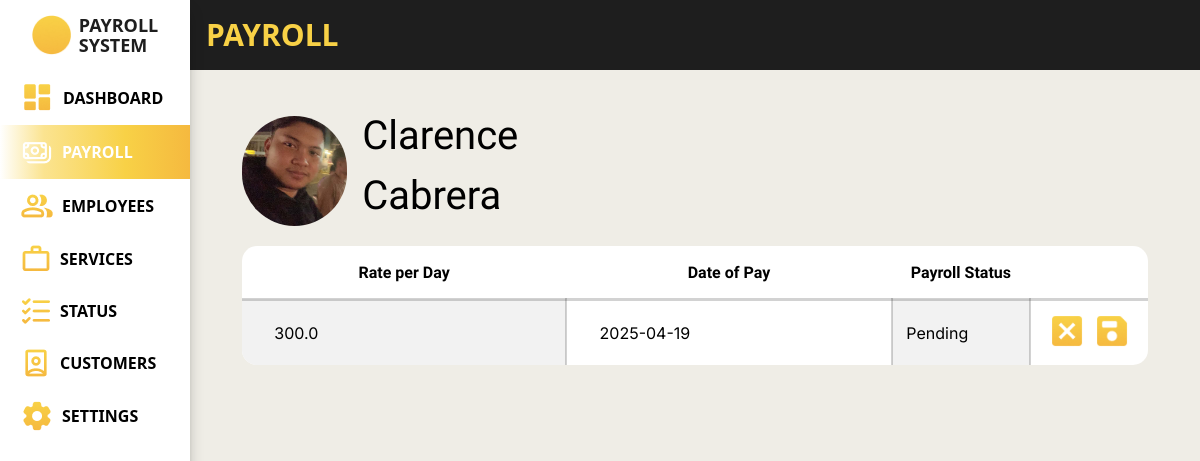
Before: /payroll_system/payroll_edit/5/ (signed in) with the older database file.
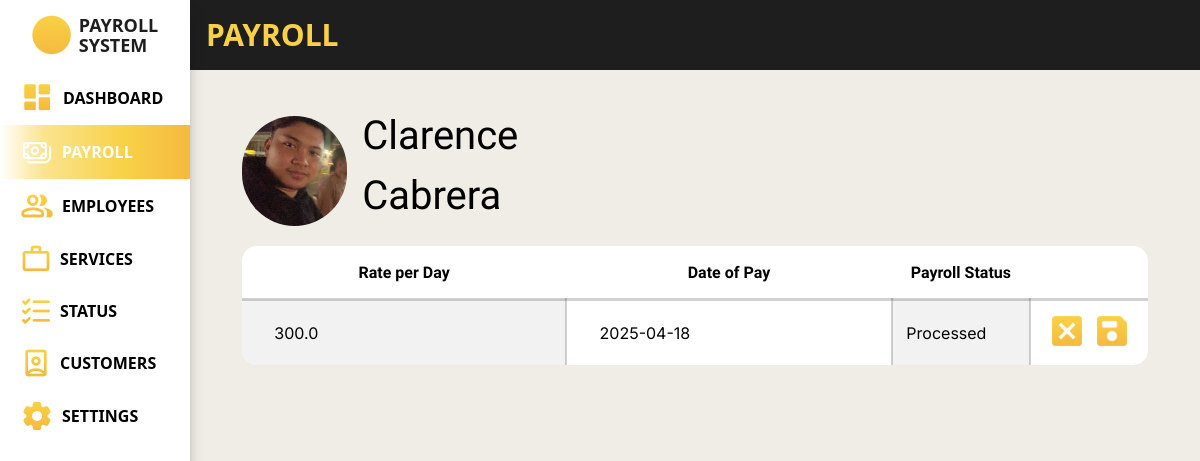
After: the same page with the newer database file.
### payroll_system/models.py (models this page shows)
class Payroll(models.Model):
    class PayrollStatus(models.TextChoices):
        PENDING = 'PENDING', _('Pending')
        PROCESSED = 'PROCESSED', _('Processed')
    payroll_id = models.AutoField(primary_key=True)
    rate = models.FloatField(default=0, null=False)
    incentives = models.FloatField(default=0, null=False)
    payroll_status = models.CharField(max_length=9, choices=PayrollStatus.choices, default=PayrollStatus.PENDING, null=True, blank=True)
    deductions = models.FloatField(default=0, null=False)
    salary = models.FloatField(default=0, null=False)
    cash_advance = models.FloatField(default=0, null=False)
    under_time = models.FloatField(default=0, null=False)
    payment_date = models.DateField(null=False)
    employee_id_fk = models.ForeignKey(Employee, on_delete=models.CASCADE, related_name='payrolls')
    attendance_id_fk = models.ForeignKey(Attendance, null=True, blank=True, on_delete=models.CASCADE)

### payroll_system/views.py (the view)
# urls.py: path('payroll_edit/<int:employee_id>/', views.payroll_edit , name='payroll_edit'),
@login_required
def payroll_edit(request, employee_id):
    employee = Employee.objects.get(employee_id=employee_id)
    today = timezone.now().date()
    try:
        payroll = Payroll.objects.get(
            employee_id_fk=employee,
            payment_date__gte=today
        )
    except Payroll.DoesNotExist:
        payroll = Payroll(employee_id_fk=employee)
        payroll.payment_date = today + timezone.timedelta(days=7)
        try:
            prev_payroll = Payroll.objects.filter(
                employee_id_fk=employee
            ).latest('payment_date')
            payroll.rate = prev_payroll.rate
            payroll.incentives = prev_payroll.incentives
            payroll.payroll_status = prev_payroll.payroll_status
        except Payroll.DoesNotExist:
            pass
    if request.method == 'POST':
        form = PayrollForm(request.POST, instance=payroll)
        if form.is_valid():
            form.save()
            History.objects.create(description=f"Payroll for {employee.first_name} {employee.last_name} ({employee.employee_id}) was updated.")
            return redirect('payroll_system:payroll_individual', employee_id=employee_id)
    else:
        form = PayrollForm(instance=payroll)
    latest_payroll = employee.payrolls.order_by('-payment_date').first()
    context = {
        'form': form,
        'employee': employee,
        'latest_payroll': latest_payroll
    }
    return render(request, 'payroll_system/payroll_edit.html', context)

### payroll_system/forms.py (shortened to what this page needs)
class PayrollForm(ModelForm):
    class Meta:
        model = Payroll
        fields = ('rate', 'payment_date', 'payroll_status')
        widgets = {
            'rate': forms.NumberInput(),
            'payment_date': forms.DateInput(),
            'payroll_status': forms.Select()
        }

### payroll_system/templates/payroll_system/payroll_edit.html (shortened to what the changed rows need)
{% load static %}
<!DOCTYPE html>
<html lang="en">
<head>
    <link rel="stylesheet" href="{% static 'css/template_new.css' %}">
    <link rel="stylesheet" href="{% static 'css/payroll_edit.css' %}">
    <script src="https://cdn.jsdelivr.net/npm/@tailwindcss/browser@4"></script>
</head>
<body class="bg-[#EFEDE6]">
    <div class="h-dvh w-full grid grid-cols-[80px_1fr] md:grid-cols-[190px_1fr] grid-rows-[70px_1fr] z-25">
        <div class="bg-[#1E1E1E] flex justify-start items-center px-4">
            <h1 class="text-[#f8d146] font-[League Spartan] text-3xl font-bold ">PAYROLL</h1>
        </div>
        <div class="size-full py-4 px-3" id="thing">
            <div class="profile-picture">
                <div class="employee_name">
                    <h1>
                        {{ employee.first_name }} {{ employee.last_name }}
                    </h1>
                </div>
            </div>
            <div class="edit_container">
                <table>
                    <tr>
                        <th>Rate per Day</th>
                        <th>Date of Pay</th>
                        <th>Payroll Status</th>
                        <th></th>
                    </tr>
                    <tr>
                        <form class="edit_field" method="POST">
                            <td>{{ form.rate }}</td>
                            <td>{{ form.payment_date }}</td>
                            <td>{{ form.payroll_status }}</td>
                        </form>
                    </tr>
                </table>
            </div>
        </div>
    </div>
</body>
</html>

Changed rows visible on the page:
added Payroll: rate "300.0", payment_date "2025-04-18", payroll_status "Processed"
Other visible differences:
form field rate: "300.0" → (not shown)
form field payment_date: "2025-04-19" → (not shown)
form field payroll_status: "Pending" → (not shown)
